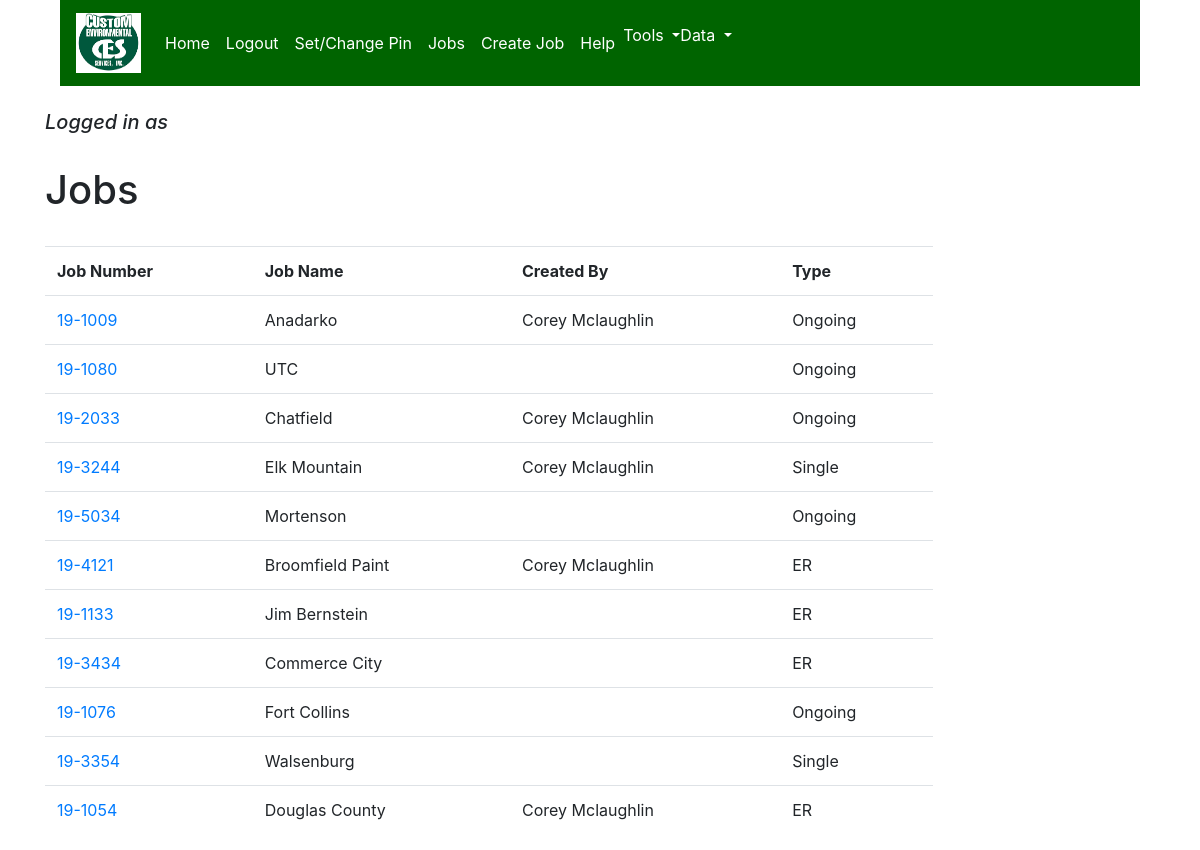
Before: /time_sheet/jobs with the older database file.
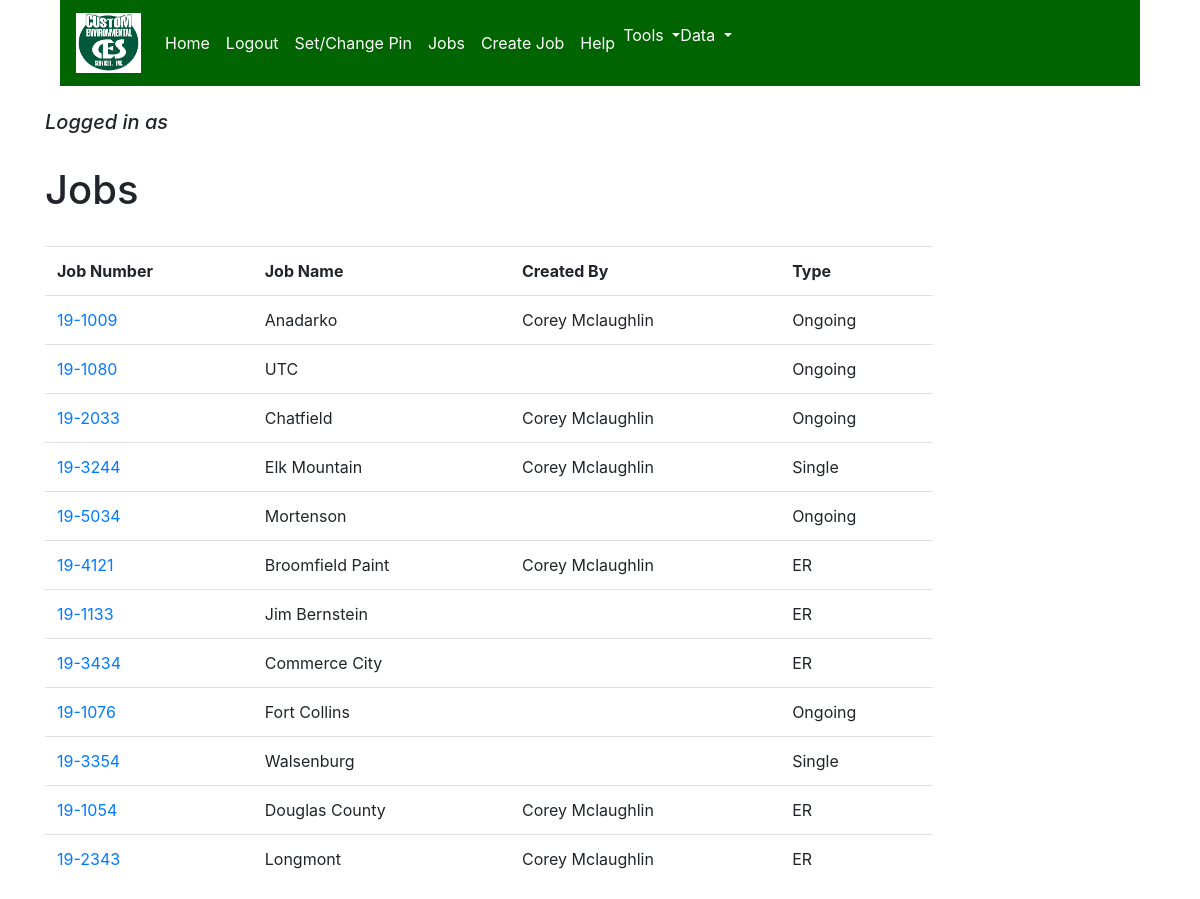
After: the same page with the newer database file.
### time_sheet/models.py (models this page shows, shortened)
class Job(models.Model):
    JOB_TYPE_CHOICES = (
        ('Single', 'Single'),
        ('Ongoing', 'Ongoing'),
        ('ER', 'ER'),
    )
    name = models.CharField(max_length=100)
    job_num = models.CharField(max_length=20, unique=True)
    address = models.CharField(max_length=150, blank=True, null=True, help_text='* Only if Job always has same address') # can set this here if it is always the same, else set on WorkDay
    created_by = models.ForeignKey(Employee, on_delete=models.SET_NULL, null=True, blank=True)
    type = models.CharField(max_length=20, choices=JOB_TYPE_CHOICES)
    created_date = models.DateField(auto_now_add=True, blank=True, null=True)
    notes = models.TextField(default='')
    def format_job_num(self):
        nums = list(self.job_num)
        nums.insert(2, '-')
        yes = ''.join(nums)
        return yes

### accounts/models.py (models this page shows, shortened)
class Employee(models.Model):
    user = models.OneToOneField(User, on_delete=models.CASCADE)
    pin = models.CharField(max_length=15, default=0000, blank=True, null=True)
    phone_number = models.CharField(max_length=15, blank=True, null=True, default='')
    def get_full_name(self):
        return self.user.get_full_name()

class User(AbstractBaseUser):
    email = models.EmailField(max_length=255, unique=True)
    first_name = models.CharField(max_length=30)
    last_name = models.CharField(max_length=40)
    time_stamp = models.DateTimeField(auto_now_add=True)
    is_active = models.BooleanField(default=True)
    is_staff = models.BooleanField(default=False)
    is_admin = models.BooleanField(default=False)
    USERNAME_FIELD = 'email'
    REQUIRED_FIELDS = []  # email and password are included by default
    objects = UserManager()
    def get_full_name(self):
        return self.first_name + ' ' + self.last_name

### time_sheet/views.py (the view)
# urls.py: path('jobs', JobsView.as_view(), name='jobs'),
class JobsView(View):
    def get(self, request):
        context = {
            'jobs': Job.objects.all()
        }
        return render(request, 'jobs.html', context)

### time_sheet/templates/jobs.html
{% extends 'base.html' %}
{% block content %}
<h1>Jobs</h1>
<br>
{% if jobs %}
    <table class="table" style="width:80%">
        <tr>
            <th>Job Number</th>
            <th>Job Name</th>
            <th>Created By</th>
            <th>Type</th>
        </tr>
    {% for job in jobs %}
            <tr>
                <td><a href="{% url 'single_job' job_id=job.id %}">{{ job.format_job_num }}</a></td>
                <td>{{ job.name }}</td>
                <td>{{ job.created_by.get_full_name }}</td>
                <td>{{ job.type }}</td>
            </tr>
{% endfor %}
    </table>
{% else %}
    <h5>No jobs added yet...</h5>
{% endif %}
{% endblock content %}

Changed rows visible on the page:
added Job: format_job_num "19-2343", name "Longmont", created_by.get_full_name "Corey Mclaughlin", type "ER"
